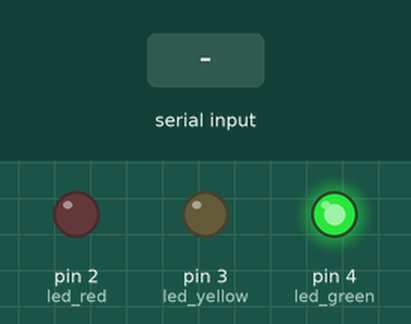
Bench run of a sketch on a simulated Arduino Uno, built with avr-gcc and run on an emulated ATmega328P. Parts: output pins drawn as LEDs (lit = HIGH). The inputs (shaded band) are chosen by the test bench.

Above: at 1.2 s.
1.3 s: "manual\n" received over Serial
At 2.2 s:
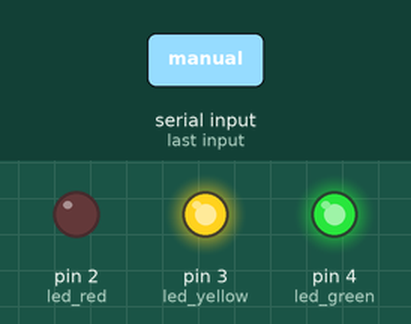
4.3 s: "green\n" received over Serial
At 7.9 s:
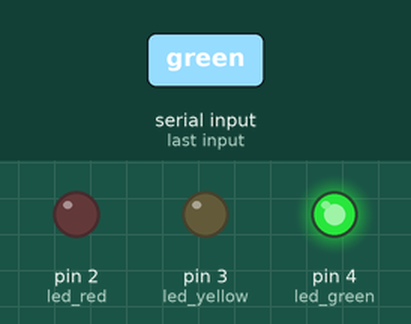
Timing chart, 0 to 9.4 s (numbered marks = the images above; inputs shaded):
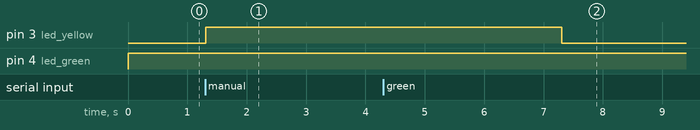

The sketch:

traffic_lights.ino
```cpp
int led_red = 2;
int led_yellow = 3;
int led_green = 4;

unsigned long previousMillisec = 0;
int currentState = 0;

int times[] = {10000, 2000, 1000, 7000, 1000};
int leds[][3] = {
    {LOW, LOW, HIGH},
    {LOW, LOW, HIGH},
    {LOW, HIGH, LOW},
    {HIGH, LOW, LOW},
    {LOW, HIGH, LOW}
};

enum Mode {AUTO, MANUAL_GREEN, MANUAL_RED, TRANSITION_GREEN, TRANSITION_RED};
Mode currentMode = AUTO;
unsigned long manualStartMillis = 0;

void setup() {
    pinMode(led_red, OUTPUT);
    pinMode(led_yellow, OUTPUT);
    pinMode(led_green, OUTPUT);
    Serial.begin(9600);
}

void loop() {
    unsigned long currentMillisec = millis();
    if (currentMode != AUTO && (currentMillisec - manualStartMillis >= 60000)) {
        currentMode = AUTO;
        currentState = 0;
        previousMillisec = currentMillisec;
    }
    if (currentMode == AUTO) {
        if (currentMillisec - previousMillisec >= times[currentState]) {
            previousMillisec = currentMillisec;
            currentState = (currentState + 1) % 5;
        }
        if (currentState == 1 && (currentMillisec - previousMillisec) % 500 < 250) {
            Led(led_green, LOW);
        } else {
            Led(led_red, leds[currentState][0]);
            Led(led_yellow, leds[currentState][1]);
            Led(led_green, leds[currentState][2]);
        }
    } else if (currentMode == TRANSITION_GREEN || currentMode == TRANSITION_RED) {
        if (currentMillisec - previousMillisec < 3000) {
            Led(led_yellow, HIGH);
        } else {
            Led(led_yellow, LOW);
            if (currentMode == TRANSITION_GREEN) {
                currentMode = MANUAL_GREEN;
            } else if (currentMode == TRANSITION_RED) {
                currentMode = MANUAL_RED;
            }
            previousMillisec = currentMillisec;
        }
    } else {
        if (currentMode == MANUAL_GREEN) {
            Led(led_red, LOW);
            Led(led_yellow, LOW);
            Led(led_green, HIGH);
        } else if (currentMode == MANUAL_RED) {
            Led(led_red, HIGH);
            Led(led_yellow, LOW);
            Led(led_green, LOW);
        }
    }

    if (Serial.available() > 0) {
        String command = Serial.readStringUntil('\n');
        processCommand(command);
    }
}

void processCommand(String command) {
    if (command == "manual") {
        currentMode = TRANSITION_GREEN;
        previousMillisec = millis();
    } else if (command == "red") {
        currentMode = TRANSITION_RED;
        manualStartMillis = millis();
        previousMillisec = millis();
    } else if (command == "green") {
        currentMode = TRANSITION_GREEN;
        manualStartMillis = millis();
        previousMillisec = millis();
    }
}
void Led(uint8_t pin, byte status) {
    digitalWrite(pin, status);
}
```

Measured:
- after the input at 1.3 s, pin 3 (led_yellow): LOW → HIGH at once
- after the input at 4.3 s, pin 3 (led_yellow): HIGH → LOW after 3.0 s instead of 0.01 s
